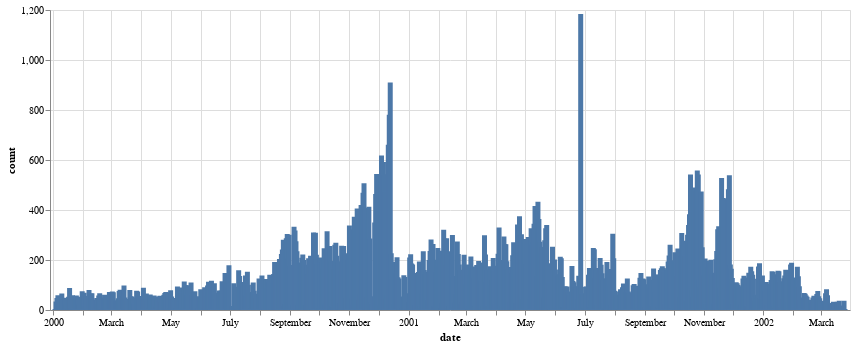

The code cell stored with this chart in its notebook:
### Markdown cell above
#### Nombre de mail sur l'année

### Code cell
from collections import Counter

dates = []

for num in range(len(dataset)):
    dates.append(dataset['Date'][num])

dates_count = Counter(dates)

df = pd.DataFrame.from_dict(dates_count, orient='index').reset_index()
df.columns = ['datetime','count']

df['date']=df['datetime'].map(lambda x : x.date())

pivot = df.pivot_table(index='date', values='count', aggfunc='sum').reset_index()
pivot = pivot[(pivot['date']>pd.datetime(2000,1,1).date()) & (pivot['date'] < pd.datetime(2002,6,30).date())]
pivot['date'] = pd.to_datetime(pivot['date'])

import altair as alt

alt.Chart(pivot).mark_bar().encode(
    x='date',
    y='count',
    tooltip=['date','count'],
).properties(width=800)

### Figure 1 — Vega-Lite specification as saved in the notebook (floating-point values rounded to 4 significant figures; data arrays with more than 128 entries replaced by an {"elided": "..."} marker saying what was removed)
{"config": {"view": {"continuousWidth": 400, "continuousHeight": 300}}, "data": {"name": "data-07662e711ed2c2ecde565a6a66f7158f"}, "mark": "bar", "encoding": {"tooltip": [{"type": "temporal", "field": "date"}, {"type": "quantitative", "field": "count"}], "x": {"type": "temporal", "field": "date"}, "y": {"type": "quantitative", "field": "count"}}, "width": 800, "$schema": "https://vega.github.io/schema/vega-lite/v4.8.1.json", "datasets": {"data-07662e711ed2c2ecde565a6a66f7158f": {"elided": "786 records"}}}
